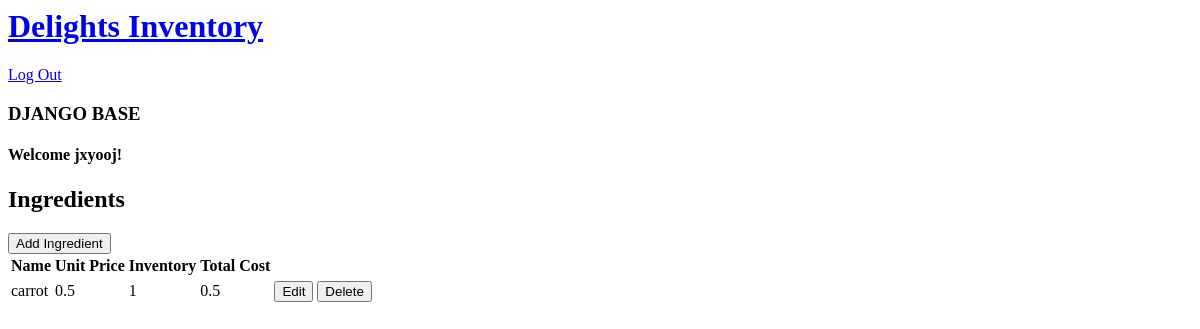
The app's page /ingredient/list (signed in), older data.
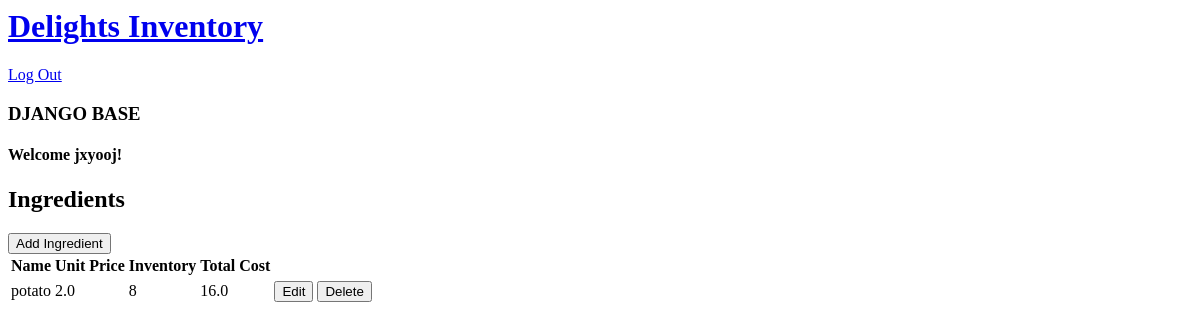
The same page, newer data.
### inventory/models.py (models this page shows, shortened)
class Ingredient(models.Model):
    name = models.CharField(max_length=50)
    unit_price = models.FloatField(default=0)
    inventory = models.IntegerField(default=0)
    def ingredient_cost(self):
        return self.unit_price * self.inventory

### inventory/views.py (the view)
# urls.py: path("ingredient/list", views.IngredientList.as_view(), name="ingredientlist"),
class IngredientList(LoginRequiredMixin, ListView):
    model = Ingredient
    template_name = "inventory/ingredient_list.html"

### inventory/templates/inventory/ingredient_list.html
{% extends './base.html' %}
{% block content %}
<h2>Ingredients</h2>
<a href="{% url 'ingredientcreate' %}"><button class="btn">Add Ingredient</button></a>
<table id="ingredients">
 <tr>
   <th>Name</th>
   <th>Unit Price</th>
   <th>Inventory</th>
   <th>Total Cost</th>
   <th> </th>
   <th> </th>
 </tr>
 {% for ingredient in ingredient_list %}
 <tr>
 <tr>
     <td>{{ ingredient.name }}</td>
     <td>{{ ingredient.unit_price }}</td>
     <td>{{ ingredient.inventory }}</td>
     <td>{{ ingredient.ingredient_cost }}</td>
     <td><a href="{% url 'ingredientupdate' ingredient.id%}"><button>Edit</button></a></td>
     <td><a href="{% url 'ingredientdelete' ingredient.id%}"><button>Delete</button></a></td>
 </tr>
 {% endfor %}
</table>
{% endblock %}

### inventory/templates/inventory/base.html
<head>
</head>
<body>
    <a href="{% url 'home' %}">
        <h1>Delights Inventory</h1>
    </a>
    {% if user.username %}
        <a class="logout-button" href="{% url 'logout' %}">Log Out</a>
    {% endif %}
    <h3>DJANGO BASE</h3>
    {% if user.username %}
        <h4 class="header-greet">Welcome {{ user.username }}!</h4>
    {% endif %}
    {% block content %}
    {% endblock %}
</body>

Row changes from the older to the newer data that the page shows:
removed Ingredient: name "carrot", unit_price "0.5", inventory "1", ingredient_cost "0.5"
added Ingredient: name "potato", unit_price "2.0", inventory "8", ingredient_cost "16.0"
